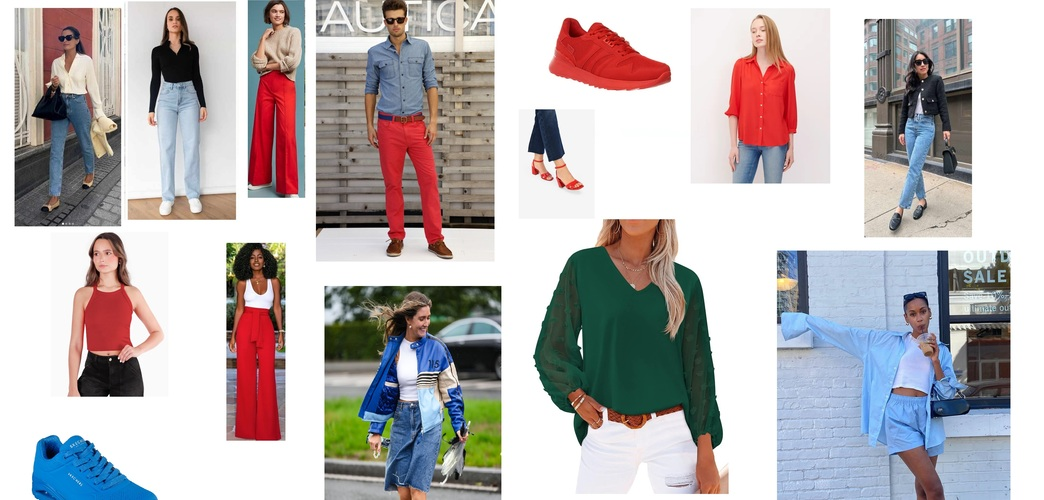
#> input picture PROYECTO/ropa.jpg, 1044 x 500 px
$ python '04_Filtro rojo.py'
#> lines starting #> are read from the running program, lines starting #| are printed output that depends on the picture; after the words box and inside, x2 and y2 are one past the last pixel; in counts of white or black regions, pixels touching at a corner belong together
import cv2                      # Librería OpenCV para visión artificial
import numpy as np              # Librería NumPy para manejo de matrices

# Cargar imagen desde archivo (cambia el nombre si es necesario)
frame = cv2.imread('ropa.jpg')   # Carga una imagen .jpg del disco
#> frame is the input picture: shape (500, 1044, 3); mean B, G, R 180.4, 179.1, 184.8

# Verifica que la imagen haya cargado correctamente
if frame is None:
    print("No se pudo cargar la imagen.")
    exit()

# Rango de rojo definido en RGB (color R:234, G:55, B:26 con tolerancia ±20)
min_RGB = np.array([120, 0, 0])
max_RGB = np.array([255, 80, 80])

# Convertir de RGB a BGR (OpenCV trabaja con BGR)
bgr_min = min_RGB[::-1]   # => [6, 35, 214]
bgr_max = max_RGB[::-1]   # => [46, 75, 254]

# Crear barra de colores para mostrar el rango de color seleccionado
def create_color_bar(min_color, max_color, width=300, height=50):
#> called with min_color = array of shape (3,), max_color = array of shape (3,), width = 300, height = 50
    bar = np.zeros((height, width, 3), dtype=np.uint8)
    for i in range(width):
        alpha = i / width
        color = (1 - alpha) * min_color + alpha * max_color
        bar[:, i] = color
    return bar.astype(np.uint8)

color_bar = create_color_bar(bgr_min, bgr_max)

# 1. Crear una máscara binaria con los píxeles dentro del rango BGR
mask = cv2.inRange(frame, bgr_min, bgr_max)
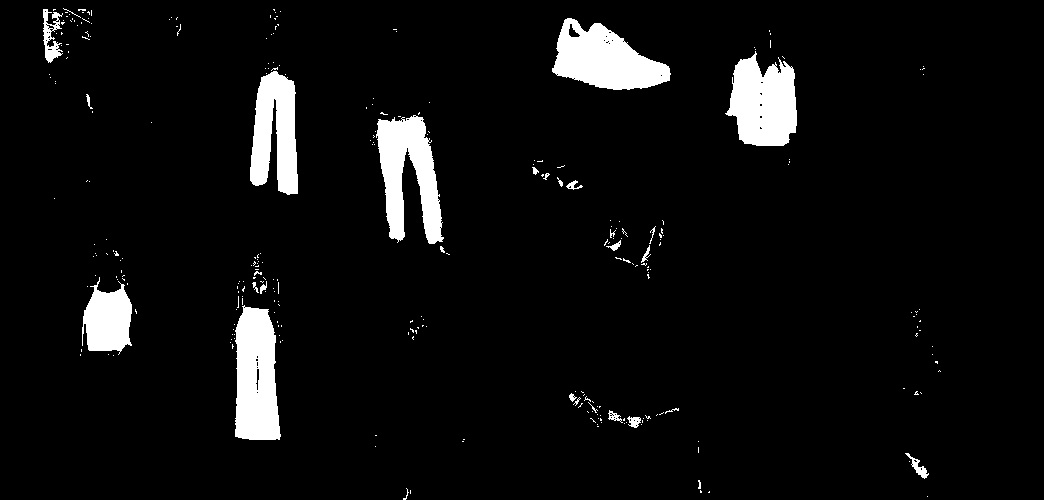
#> mask: shape (500, 1044); 5.6% white; 287 white regions (260 under 20 px), largest, box (x1, y1, x2, y2) and area: (552, 18, 671, 90) 5126, (235, 305, 281, 440) 5047, (376, 115, 444, 244) 4940

# 2. Aplicar la máscara cruda directamente a la imagen
res_crudo = cv2.bitwise_and(frame, frame, mask=mask)
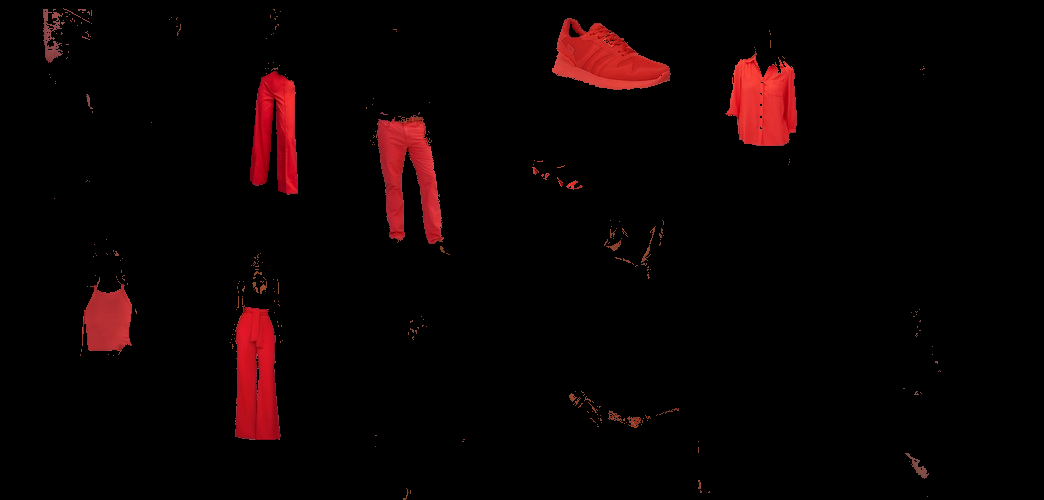
#> res_crudo: shape (500, 1044, 3); mean B, G, R 2.4, 2.1, 10.6

# 3. Crear kernel estructurante para operaciones morfológicas
kernel = np.ones((1, 1), np.uint8)

# 4. Aplicar TopHat y BlackHat sobre la máscara
tophat = cv2.morphologyEx(mask, cv2.MORPH_TOPHAT, kernel)
#> tophat: shape (500, 1044); every value is 0
blackhat = cv2.morphologyEx(mask, cv2.MORPH_BLACKHAT, kernel)

# 5. Sumar TopHat y BlackHat a la máscara original
mascara_mejorada = cv2.add(mask, tophat)
mascara_mejorada = cv2.add(mascara_mejorada, blackhat)

# 6. Realizar cierre seguido de apertura (elimina ruido)
closing = cv2.morphologyEx(mascara_mejorada, cv2.MORPH_CLOSE, kernel)
opening = cv2.morphologyEx(closing, cv2.MORPH_OPEN, kernel)

# 7. Aplicar la máscara final filtrada a la imagen original
resultado_final = cv2.bitwise_and(frame, frame, mask=opening)

# 8. Mostrar resultados en distintas ventanas
cv2.imshow('Original', frame)
cv2.imshow('Mascara Cruda', mask)
cv2.imshow('Crudo Aplicado', res_crudo)
cv2.imshow('Mascara Mejorada (Cruda+TopHat+BlackHat)', mascara_mejorada)
cv2.imshow('Mascara Filtrada (Cierre + Apertura)', opening)
cv2.imshow('Resultado Final', resultado_final)
cv2.imshow('Color Range (RGB)', color_bar)
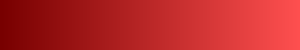
#> window 'Color Range (RGB)': shape (50, 300, 3); mean B, G, R 39.4, 39.4, 186.8

# Espera hasta que se presione una tecla
cv2.waitKey(0)
cv2.destroyAllWindows()
